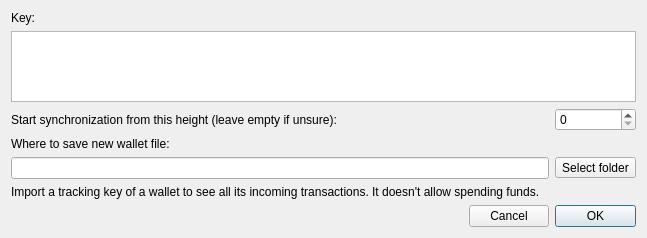
<?xml version="1.0" encoding="UTF-8"?>
<ui version="4.0">
 <class>ImportTrackingKeyDialog</class>
 <widget class="QDialog" name="ImportTrackingKeyDialog">
  <property name="geometry">
   <rect>
    <x>0</x>
    <y>0</y>
    <width>647</width>
    <height>238</height>
   </rect>
  </property>
  <property name="minimumSize">
   <size>
    <width>0</width>
    <height>150</height>
   </size>
  </property>
  <property name="windowTitle">
   <string>Import tracking key</string>
  </property>
  <layout class="QGridLayout" name="gridLayout">
   <item row="4" column="0" colspan="3">
    <widget class="QLineEdit" name="m_pathEdit"/>
   </item>
   <item row="0" column="0">
    <widget class="QLabel" name="label">
     <property name="text">
      <string>Key:</string>
     </property>
    </widget>
   </item>
   <item row="5" column="0" colspan="4">
    <widget class="QLabel" name="label_3">
     <property name="text">
      <string>Import a tracking key of a wallet to see all its incoming transactions. It doesn't allow spending funds.</string>
     </property>
    </widget>
   </item>
   <item row="1" column="0" colspan="4">
    <widget class="QTextEdit" name="m_keyEdit"/>
   </item>
   <item row="6" column="3">
    <widget class="QPushButton" name="m_okButton">
     <property name="text">
      <string>OK</string>
     </property>
     <property name="autoDefault">
      <bool>false</bool>
     </property>
     <property name="default">
      <bool>true</bool>
     </property>
    </widget>
   </item>
   <item row="6" column="2">
    <widget class="QPushButton" name="m_cancelButton">
     <property name="text">
      <string>Cancel</string>
     </property>
     <property name="autoDefault">
      <bool>false</bool>
     </property>
    </widget>
   </item>
   <item row="6" column="0" colspan="2">
    <spacer name="horizontalSpacer">
     <property name="orientation">
      <enum>Qt::Horizontal</enum>
     </property>
     <property name="sizeHint" stdset="0">
      <size>
       <width>454</width>
       <height>20</height>
      </size>
     </property>
    </spacer>
   </item>
   <item row="3" column="0" colspan="4">
    <widget class="QLabel" name="label_2">
     <property name="text">
      <string>Where to save new wallet file:</string>
     </property>
    </widget>
   </item>
   <item row="4" column="3">
    <widget class="QToolButton" name="m_selectPathButton">
     <property name="text">
      <string>Select folder</string>
     </property>
    </widget>
   </item>
   <item row="2" column="0">
    <widget class="QLabel" name="label_4">
     <property name="text">
      <string>Start synchronization from this height (leave empty if unsure):</string>
     </property>
    </widget>
   </item>
   <item row="2" column="3">
    <widget class="QSpinBox" name="m_syncHeight">
     <property name="maximum">
      <number>999999999</number>
     </property>
    </widget>
   </item>
  </layout>
 </widget>
 <resources/>
 <connections>
  <connection>
   <sender>m_selectPathButton</sender>
   <signal>clicked()</signal>
   <receiver>ImportTrackingKeyDialog</receiver>
   <slot>selectPathClicked()</slot>
   <hints>
    <hint type="sourcelabel">
     <x>620</x>
     <y>54</y>
    </hint>
    <hint type="destinationlabel">
     <x>323</x>
     <y>65</y>
    </hint>
   </hints>
  </connection>
  <connection>
   <sender>m_okButton</sender>
   <signal>clicked()</signal>
   <receiver>ImportTrackingKeyDialog</receiver>
   <slot>onAccept()</slot>
   <hints>
    <hint type="sourcelabel">
     <x>594</x>
     <y>102</y>
    </hint>
    <hint type="destinationlabel">
     <x>323</x>
     <y>65</y>
    </hint>
   </hints>
  </connection>
  <connection>
   <sender>m_cancelButton</sender>
   <signal>clicked()</signal>
   <receiver>ImportTrackingKeyDialog</receiver>
   <slot>reject()</slot>
   <hints>
    <hint type="sourcelabel">
     <x>511</x>
     <y>102</y>
    </hint>
    <hint type="destinationlabel">
     <x>323</x>
     <y>65</y>
    </hint>
   </hints>
  </connection>
  <connection>
   <sender>m_keyEdit</sender>
   <signal>textChanged()</signal>
   <receiver>ImportTrackingKeyDialog</receiver>
   <slot>onTextChanged()</slot>
   <hints>
    <hint type="sourcelabel">
     <x>323</x>
     <y>62</y>
    </hint>
    <hint type="destinationlabel">
     <x>323</x>
     <y>118</y>
    </hint>
   </hints>
  </connection>
 </connections>
 <slots>
  <slot>selectPathClicked()</slot>
  <slot>onTextChanged()</slot>
  <slot>onAccept()</slot>
 </slots>
</ui>
